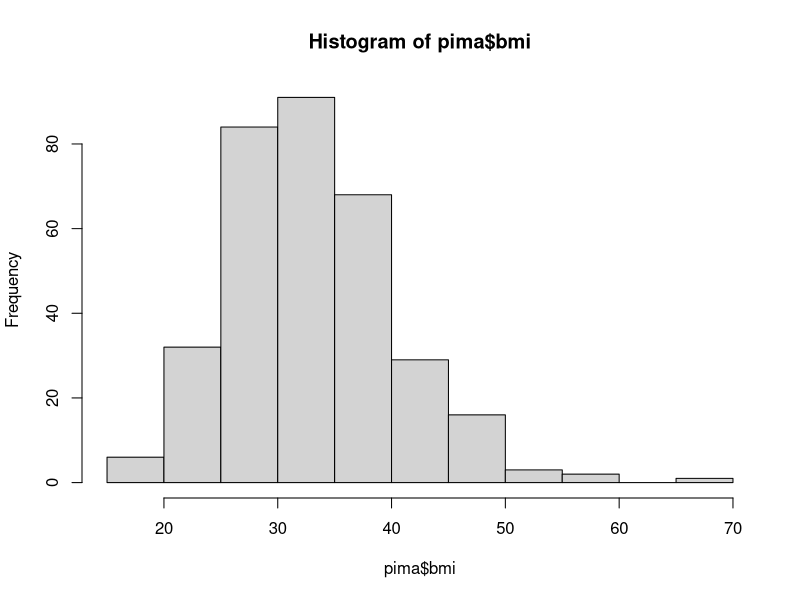

This chart was generated by the following R code:
## ---- chunk 1
library(readr)
## ---- chunk 2
pima <- read_csv("../files/pima_data.csv")
## ---- chunk 3
summary(pima)
## ---- chunk 4
str(pima)
## ---- chunk 5
colnames(pima)
## ---- chunk 6
#4
summary(pima[c('age', 'bmi')])
## ---- chunk 7
#5
nrow(pima)
## ---- chunk 8
#6
head(pima[c(1:4)])
## ---- chunk 9
#7
pima[pima$bmi >= 50, ]
## ---- chunk 10
#8
nrow(pima[pima$bmi >=30, ])/nrow(pima)
## ---- chunk 11
#9
mean(pima$bmi)
median(pima$bmi)
## ---- chunk 12
abs(mean(pima$bmi) - median(pima$bmi))
## ---- chunk 13
#10
hist(pima$bmi)
